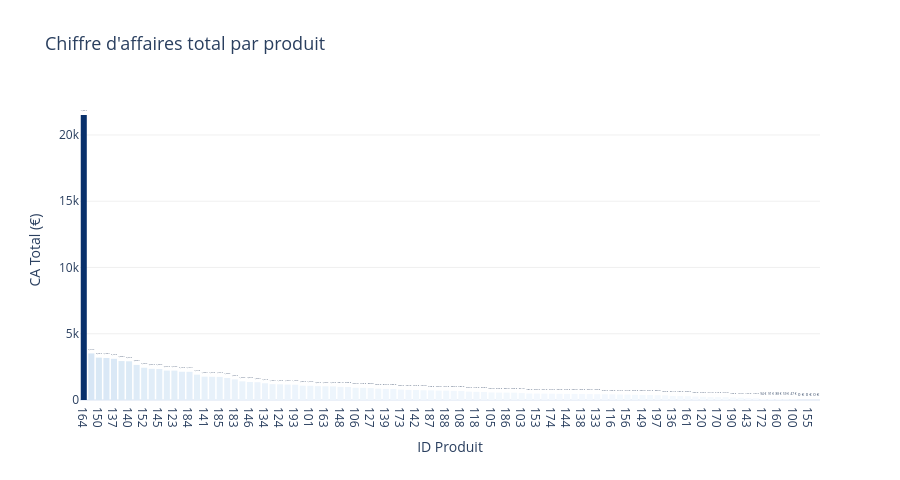

The code cell stored with this chart in its notebook:
### Markdown cell above
---
## 1 · CA Total par produit

### Code cell
df_sorted = df.sort_values('CA_Total', ascending=False)

fig = px.bar(
    df_sorted,
    x='ID', y='CA_Total',
    color='CA_Total',
    color_continuous_scale='Blues',
    text=df_sorted['CA_Total'].map(lambda v: f'{v:,.0f} €'),
    labels={'ID': 'ID Produit', 'CA_Total': 'CA Total (€)'},
    title='Chiffre d\'affaires total par produit',
    template=TEMPLATE
)
fig.update_traces(textposition='outside', marker_line_width=0)
fig.update_layout(
    coloraxis_showscale=False,
    title_font_size=18,
    height=480,
    yaxis=dict(gridcolor='#f0f0f0')
)
fig.show()

### Figure 1 — Plotly figure (JSON) as saved in the notebook; plotly's stock layout.template omitted (floating-point values rounded to 4 significant figures)
{"data": [{"hovertemplate": "ID Produit=%{x}<br>CA Total (€)=%{marker.color}<br>text=%{text}<extra></extra>", "legendgroup": "", "marker": {"color": [21510.0, 3516.0, 3198.0, 3168.0, 3109.0, 2938.0, 2922.0, 2649.0, 2434.0, 2353.0, 2336.0, 2220.0, 2218.0, 2133.0, 2127.0, 1914.0, 1760.0, 1753.0, 1744.0, 1658.0, 1553.0, 1408.0, 1358.0, 1343.0, 1261.0, 1196.0, 1182.0, 1165.0, 1152.0, 1080.0, 1074.0, 1043.0, 1034.0, 1026.0, 990.6, 984.5, 920.3, 918.6, 897.9, 853.1, 837.5, 834.6, 784.9, 762.1, 754.3, 733.6, 727.7, 708.7, 706.6, 687.9, 683.7, 631.5, 614.6, 599.0, 569.5, 560.3, 556.4, 555.0, 520.9, 486.6, 481.9, 476.9, 473.6, 469.1, 461.6, 458.9, 455.7, 446.0, 439.9, 429.9, 427.6, 413.9, 410.2, 390.2, 383.4, 380.8, 359.0, 350.2, 300.5, 291.6, 288.1, 259.6, 243.9, 216.8, 216.5, 215.2, 189.2, 175.9, 139.5, 135.3, 93.95, 90.79, 88.25, 58.56, 47.42, 0.0, 0.0, 0.0], "coloraxis": "coloraxis", "line": {"width": 0}, "pattern": {"shape": ""}}, "name": "", "orientation": "v", "showlegend": false, "text": ["21,508 €", "3,516 €", "3,198 €", "3,168 €", "3,109 €", "2,938 €", "2,922 €", "2,649 €", "2,434 €", "2,353 €", "2,336 €", "2,220 €", "2,218 €", "2,133 €", "2,127 €", "1,914 €", "1,760 €", "1,753 €", "1,744 €", "1,658 €", "1,553 €", "1,408 €", "1,358 €", "1,343 €", "1,261 €", "1,196 €", "1,182 €", "1,165 €", "1,152 €", "1,080 €", "1,074 €", "1,043 €", "1,034 €", "1,026 €", "991 €", "985 €", "920 €", "919 €", "898 €", "853 €", "837 €", "835 €", "785 €", "762 €", "754 €", "734 €", "728 €", "709 €", "707 €", "688 €", "684 €", "632 €", "615 €", "599 €", "569 €", "560 €", "556 €", "555 €", "521 €", "487 €", "482 €", "477 €", "474 €", "469 €", "462 €", "459 €", "456 €", "446 €", "440 €", "430 €", "428 €", "414 €", "410 €", "390 €", "383 €", "381 €", "359 €", "350 €", "301 €", "292 €", "288 €", "260 €", "244 €", "217 €", "216 €", "215 €", "189 €", "176 €", "140 €", "135 €", "94 €", "91 €", "88 €", "59 €", "47 €", "0 €", "0 €", "0 €"], "textposition": "outside", "type": "bar", "x": ["164", "162", "150", "199", "137", "165", "140", "196", "152", "182", "145", "171", "123", "177", "184", "158", "141", "167", "185", "195", "183", "151", "146", "110", "134", "109", "124", "168", "193", "194", "101", "191", "163", "154", "148", "157", "106", "107", "127", "181", "139", "180", "173", "166", "142", "111", "187", "112", "188", "178", "108", "132", "118", "122", "105", "117", "186", "125", "103", "169", "153", "128", "174", "176", "144", "115", "138", "198", "133", "189", "116", "131", "156", "114", "149", "102", "197", "121", "136", "113", "161", "126", "120", "104", "170", "147", "190", "192", "143", "159", "172", "119", "160", "179", "100", "129", "155", "135"], "xaxis": "x", "y": [21510.0, 3516.0, 3198.0, 3168.0, 3109.0, 2938.0, 2922.0, 2649.0, 2434.0, 2353.0, 2336.0, 2220.0, 2218.0, 2133.0, 2127.0, 1914.0, 1760.0, 1753.0, 1744.0, 1658.0, 1553.0, 1408.0, 1358.0, 1343.0, 1261.0, 1196.0, 1182.0, 1165.0, 1152.0, 1080.0, 1074.0, 1043.0, 1034.0, 1026.0, 990.6, 984.5, 920.3, 918.6, 897.9, 853.1, 837.5, 834.6, 784.9, 762.1, 754.3, 733.6, 727.7, 708.7, 706.6, 687.9, 683.7, 631.5, 614.6, 599.0, 569.5, 560.3, 556.4, 555.0, 520.9, 486.6, 481.9, 476.9, 473.6, 469.1, 461.6, 458.9, 455.7, 446.0, 439.9, 429.9, 427.6, 413.9, 410.2, 390.2, 383.4, 380.8, 359.0, 350.2, 300.5, 291.6, 288.1, 259.6, 243.9, 216.8, 216.5, 215.2, 189.2, 175.9, 139.5, 135.3, 93.95, 90.79, 88.25, 58.56, 47.42, 0.0, 0.0, 0.0], "yaxis": "y"}], "layout": {"barmode": "relative", "coloraxis": {"colorbar": {"title": {"text": "CA Total (€)"}}, "colorscale": [[0, "rgb(247,251,255)"], [0.125, "rgb(222,235,247)"], [0.25, "rgb(198,219,239)"], [0.375, "rgb(158,202,225)"], [0.5, "rgb(107,174,214)"], [0.625, "rgb(66,146,198)"], [0.75, "rgb(33,113,181)"], [0.875, "rgb(8,81,156)"], [1, "rgb(8,48,107)"]], "showscale": false}, "height": 480, "legend": {"tracegroupgap": 0}, "title": {"font": {"size": 18}, "text": "Chiffre d'affaires total par produit"}, "xaxis": {"anchor": "y", "domain": [0, 1], "title": {"text": "ID Produit"}}, "yaxis": {"anchor": "x", "domain": [0, 1], "gridcolor": "#f0f0f0", "title": {"text": "CA Total (€)"}}}}
